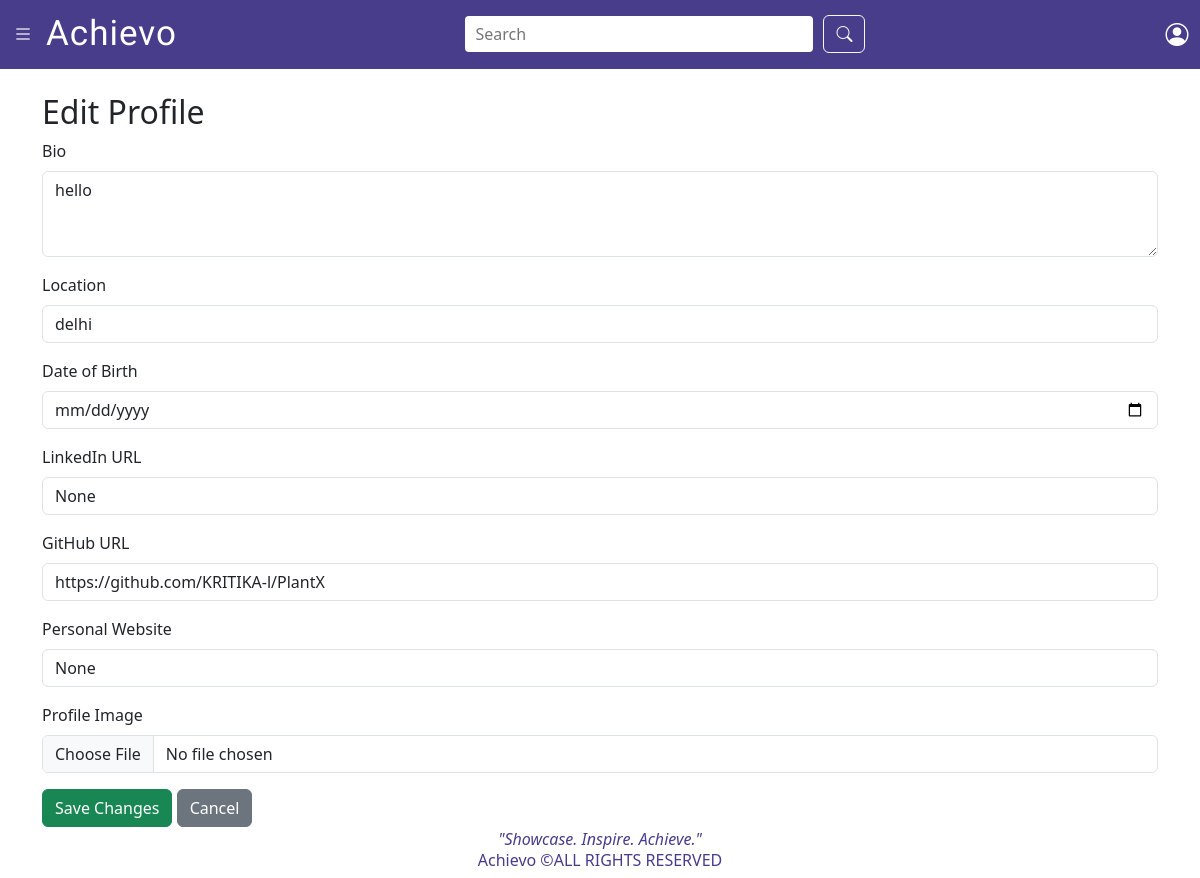
The page /profile/edit/ (signed in) on the database as committed earlier.
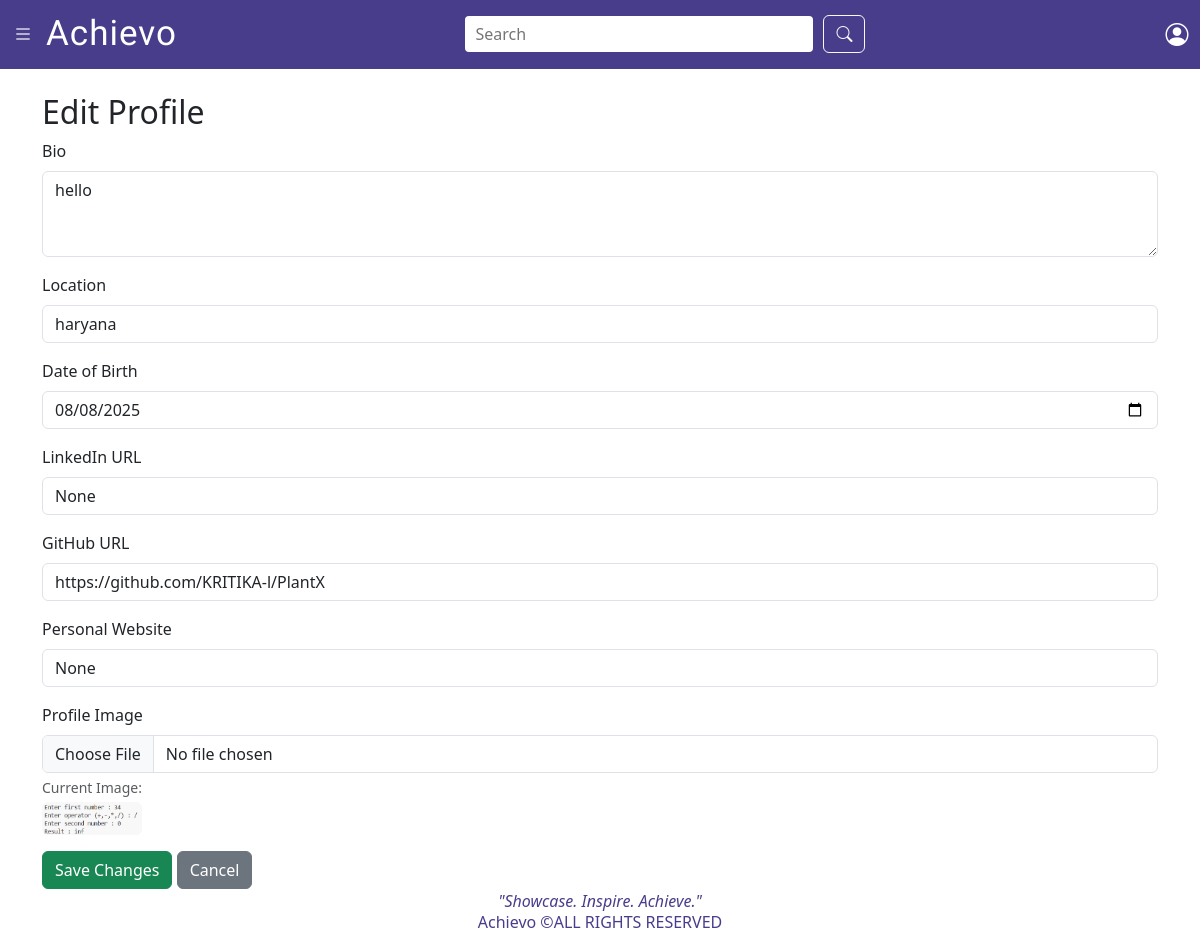
The same page on the database as committed later.
### student/models.py (models this page shows, shortened)
class UserProfile(models.Model):
    user = models.OneToOneField(User, on_delete=models.CASCADE)
    bio = models.TextField(blank=True, null=True)
    date_of_birth = models.DateField(blank=True, null=True)
    profile_image = models.ImageField(upload_to='profile_images/', blank=True, null=True)
    location = models.CharField(max_length=100, blank=True, null=True)
    linkedin_url = models.URLField(blank=True, null=True)
    github_url = models.URLField(blank=True, null=True)
    personal_website = models.URLField(blank=True, null=True)
    created_at = models.DateTimeField(auto_now_add=True)
    is_public = models.BooleanField(default=True)

### student/views.py (the view, shortened to what this page needs)
# urls.py: path('profile/edit/', views.edit_profile, name='edit_profile'),
@login_required
def edit_profile(request):
    profile = request.user.userprofile
    return render(request, 'student/editprofile.html', {'profile': profile})

### student/templates/student/editprofile.html (shortened to what this page needs)
{% load static %}
<!DOCTYPE html>
<html lang="en">
<head>
    <link href="https://cdn.jsdelivr.net/npm/bootstrap@5.3.0/dist/css/bootstrap.min.css" rel="stylesheet">
</head>
<body>
    {% include 'student/navbar.html' %}
    <div class="container mt-4">
        <h2>Edit Profile</h2>
        <form method="POST" enctype="multipart/form-data">
            <div class="mb-3">
                <label for="bio" class="form-label">Bio</label>
                <textarea class="form-control" id="bio" name="bio" rows="3">{{ profile.bio }}</textarea>
            </div>
            <div class="mb-3">
                <label for="location" class="form-label">Location</label>
                <input type="text" class="form-control" id="location" name="location" value="{{ profile.location }}">
            </div>
            <div class="mb-3">
                <label for="date_of_birth" class="form-label">Date of Birth</label>
                <input type="date" class="form-control" id="date_of_birth" name="date_of_birth"
                       value="{{ profile.date_of_birth|date:'Y-m-d' }}">
            </div>
            <div class="mb-3">
                <label for="linkedin_url" class="form-label">LinkedIn URL</label>
                <input type="text" class="form-control" id="linkedin_url" name="linkedin_url" value="{{ profile.linkedin_url }}">
            </div>
            <div class="mb-3">
                <label for="github_url" class="form-label">GitHub URL</label>
                <input type="text" class="form-control" id="github_url" name="github_url" value="{{ profile.github_url }}">
            </div>
            <div class="mb-3">
                <label for="personal_website" class="form-label">Personal Website</label>
                <input type="text" class="form-control" id="personal_website" name="personal_website" value="{{ profile.personal_website }}">
            </div>
            <div class="mb-3">
                <label for="profile_image" class="form-label">Profile Image</label>
                <input type="file" class="form-control" id="profile_image" name="profile_image">
                {% if profile.profile_image %}
                    <small class="text-muted d-block mt-1">Current Image:</small>
                    <img src="{{ profile.profile_image.url }}" alt="Profile Image" width="100" class="rounded mt-1">
                {% endif %}
            </div>
            <button type="submit" class="btn btn-success">Save Changes</button>
            <a href="{% url 'profile' %}" class="btn btn-secondary">Cancel</a>
        </form>
    </div>
    {% include 'student/footer.html' %}
</body>
</html>

### student/templates/student/navbar.html (shortened to what this page needs)
<!DOCTYPE html>
<html lang="en">
<head>
    <link href="https://cdn.jsdelivr.net/npm/bootstrap@5.3.7/dist/css/bootstrap.min.css" rel="stylesheet">
    <link rel="stylesheet" href="https://cdn.jsdelivr.net/npm/bootstrap-icons@1.13.1/font/bootstrap-icons.min.css">
</head>
<body class="d-flex flex-column min-vh-100">
    <div class="navbar">
        <div class="left-icons">
            <div>
                <button class="btn text-white" id="togglebtn" onclick="displaysidebar()" >
                    <i class="bi bi-list fs-5"></i>
                </button>
            </div>
            <div class="navbar-heading">Achievo</div>
        </div>
        <form class="search-bar" role="search" method="post" action="">
            <input type="text" placeholder="Search" name="prod_search">
            <button type="submit" class="btn btn-outline-light"><i class="bi bi-search"></i></button>
        </form>
        <div class="right-icons">
            <div class="icon">
                <a class="btn text-white" id="infobtn" href="{% url 'profile' %}">
                    <i class="bi bi-person-circle fs-5"></i>
                </a>
            </div>
        </div>
    </div>
</body>
</html>

### student/templates/student/footer.html (shortened to what this page needs)
<!DOCTYPE html>
<html lang="en">
<head>
    <link href="https://cdn.jsdelivr.net/npm/bootstrap@5.3.7/dist/css/bootstrap.min.css" rel="stylesheet">
    <link rel="stylesheet" href="https://cdn.jsdelivr.net/npm/bootstrap-icons@1.13.1/font/bootstrap-icons.min.css">
</head>
<body>
    <div class="container-fluid text-center mt-auto" style="color: darkslateblue">
        <em>"Showcase. Inspire. Achieve."</em>
        <h6>Achievo  &copy;ALL RIGHTS RESERVED</h6>
    </div>
</body>
</html>

### student/templates/student/navbar.html (style rules this page uses)
body { margin: 0; font-family: Arial, sans-serif; }
.navbar { width: 100%; min-height: 65px; background-color: darkslateblue; color: white; display: flex; align-items: center; justify-content: space-between; padding: 10px; z-index: 1045; position: fixed; top: 0; left: 0; right: 0; }
.left-icons { display: flex; align-items: center; }
.navbar-heading { font-size: 35px; font-family: Handjet; letter-spacing: 1px; }
.search-bar { flex-grow: 1; width: 50px; max-width:400px; margin: 0 20px; display: flex; gap: 10px; align-items: center; }
.search-bar input { width: 100%; padding: 6px 10px; border: none; border-radius: 4px; }
.right-icons { display: flex; align-items: center; gap: 10px; font-size: 20px; cursor: pointer; transform: scale(1.15); transition: transform 0.2s ease; }

Rows that differ between the two databases and show on the page:
changed UserProfile "hello": location "delhi" → "haryana"; date_of_birth (not shown) → "08/08/2025"; profile_image: picture added
Other text that changed with them:
text now shown: "Current Image:"
